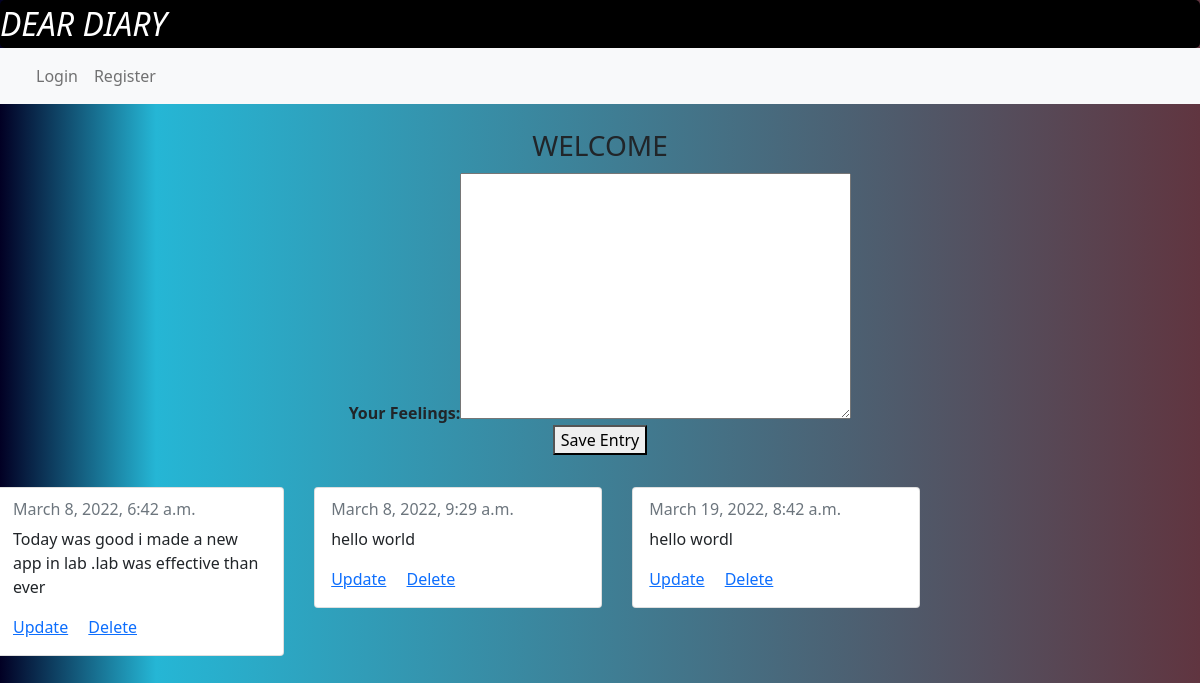
Before: / with the older database file.
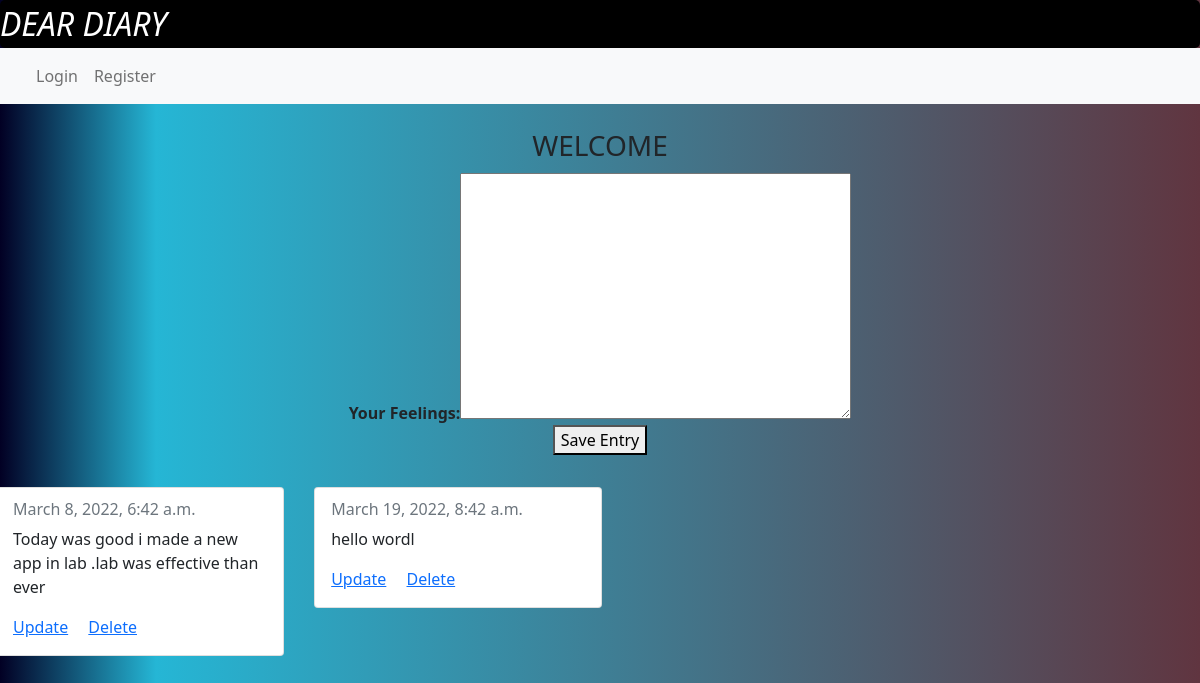
After: the same page with the newer database file.
### deardiaryapp/models.py (models this page shows)
class Diary(models.Model):
    Entry = models.TextField()
    date = models.DateTimeField(auto_now_add = True)
    def __str__(self):
            return self.Entry
    class Meta:
        verbose_name_plural = 'Diary_Entries'

### deardiaryapp/views.py (the view)
# urls.py: path('',views.index,name = 'home'),
def index(request):
    entry = Diary.objects.all()
    form =  EntryForm()
    if request.method == 'POST':
        form = EntryForm(request.POST)
        if form.is_valid():
            form.save()
        return redirect('/')
    context = {'entry':entry,'form':form}
    return render(request,'homebs.html',context)

### deardiaryapp/forms.py
class EntryForm(forms.ModelForm):
    class Meta():
        model = Diary
        fields = '__all__'
        widget = {
            'Entry':forms.TextInput(attrs={'class':'form-control'}),
        }

### deardiaryapp/templates/homebs.html (shortened to what this page needs)
<!DOCTYPE html>
<html lang="en">
<head>
    <link href="https://cdn.jsdelivr.net/npm/bootstrap@5.1.3/dist/css/bootstrap.min.css" rel="stylesheet"
>
</head>
<body>
  <marquee behavior="" direction="" style="font-size: xx-large; color: white; background-color: black; border-radius: 5px; font-style: italic;"  >DEAR DIARY</marquee>
  <center>
    <nav class="navbar navbar-expand-lg navbar-light bg-light">
        <div class="container-fluid">
          <div class="collapse navbar-collapse" id="navbarNavDropdown">
            <ul class="navbar-nav">
              <li class="nav-item">
                <a class="nav-link" href="accounts/login">Login</a>
              </li>
              <li class="nav-item">
                <a class="nav-link" href="register">Register</a>
              </li>
    </div>
  </div>
      </nav>
      </center>
      <center>
        <div style=" margin-top: 25px;border-radius: 10px;">
          <h3 id="abc">WELCOME</h3>
        </div>
      </center>
    <center>
        <form method="post" action="#" style="width: 60%; margin-top: 10px;" class="form-label">
            <b>
                Your Feelings:{{form.Entry}}
            </b>
            <br>
            <button>
                Save Entry
            </button>
        </form>
    </center>
    <br>
    {% for i in entry %}
    <span>
        <div class="grid-container">
        <div class="card" style="width: 18rem;;">
            <div class="card-body">
                <div class="grid-item">
                    <h6 class="card-subtitle mb-2 text-muted">{{i.date}}</h6>
                    <p class="card-text">{{i}}</p>
                    <a href="/update_entry/{{i.id}}" class="card-link">Update</a>
                    <a href="/Delete_entry/{{i.id}}" class="card-link">Delete</a>
                </div>
                </div>
            </div>
        </div>
        </span>
        {% endfor %}
</body>
</html>

Changed rows visible on the page:
removed Diary: date "March 8, 2022, 9:29 a.m.", Entry "hello world"
